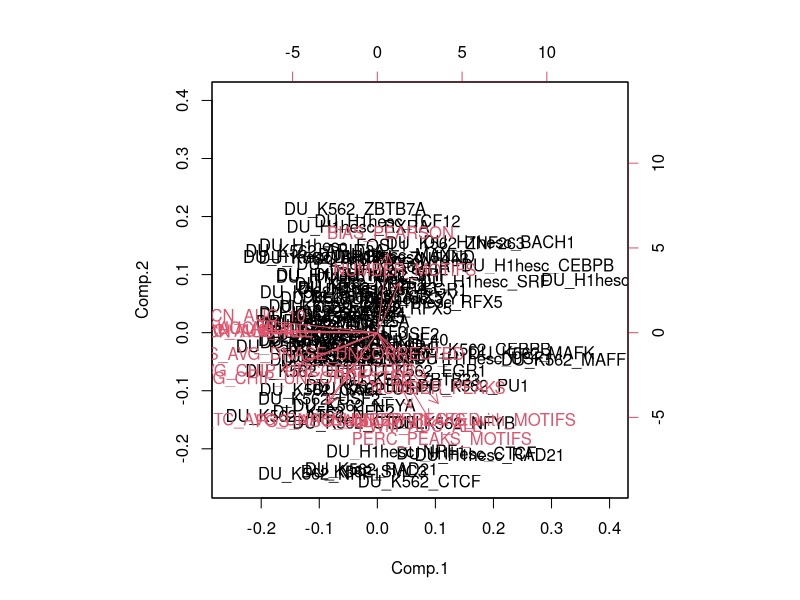
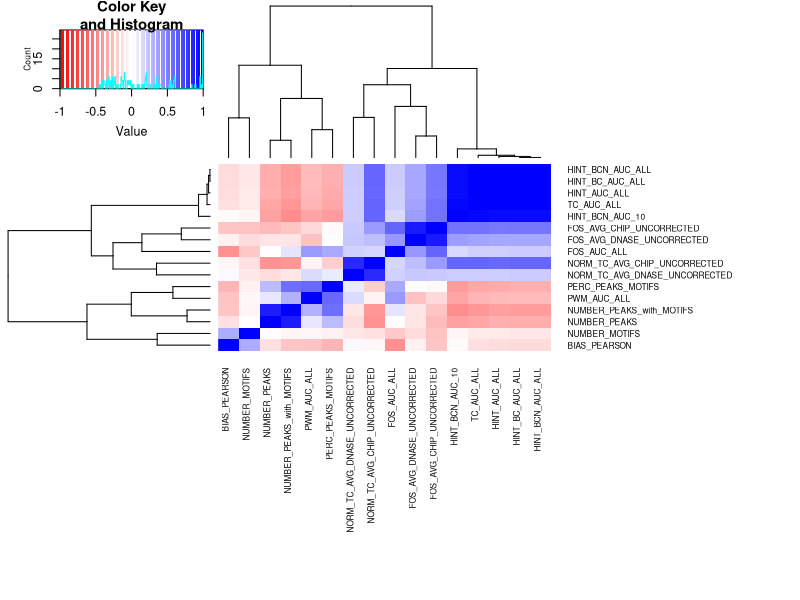
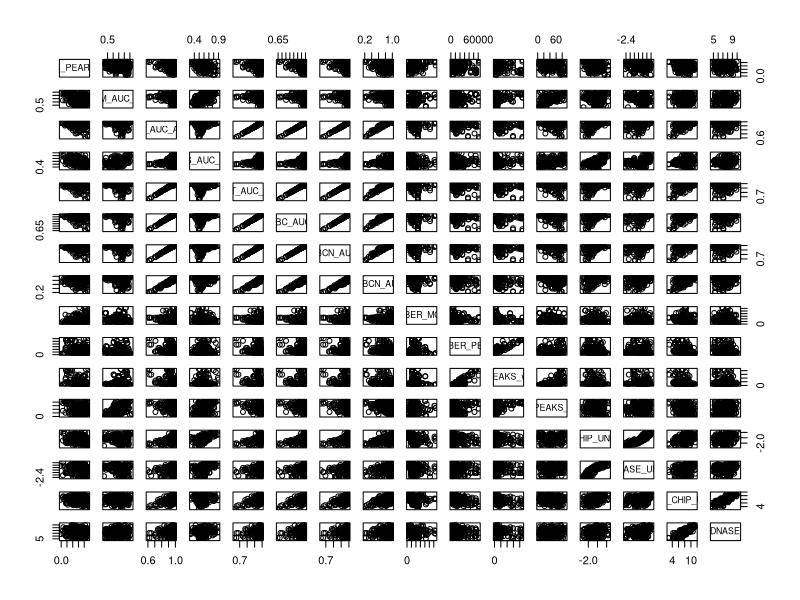
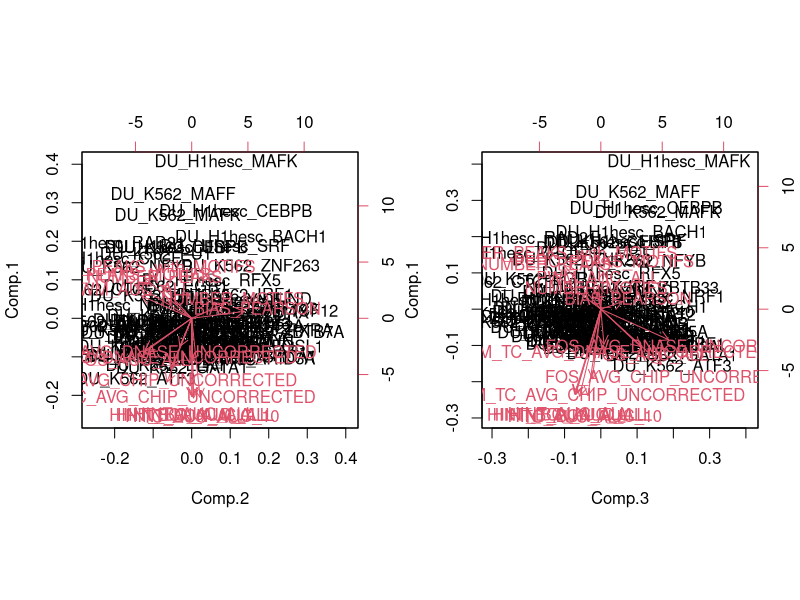
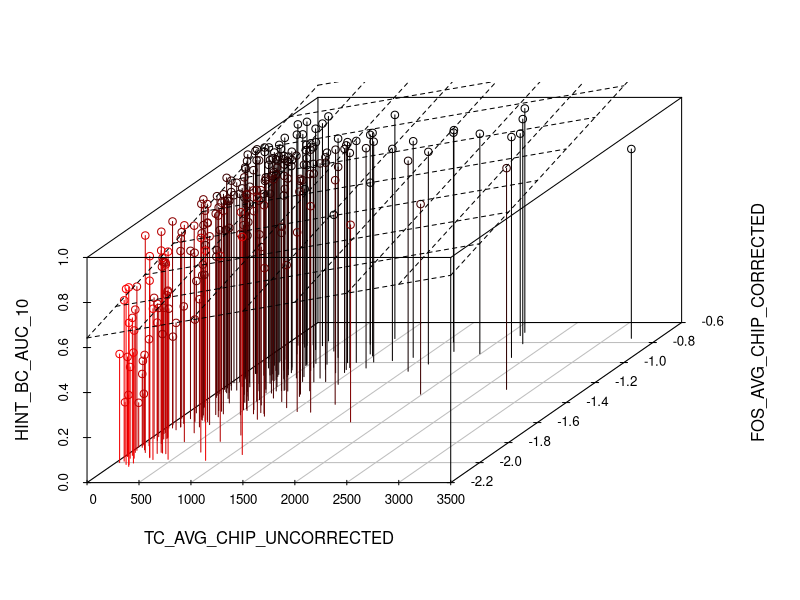

Source code (R) for these figures, in order: (Note: this script raises an error after producing the figures.)
library(gplots)
library(scatterplot3d)
library(rpart)


d=read.table("table_changed.csv",header=TRUE)

#d$log(d[,13]+min(d[,13])+1)
rownames(d)=paste0(d[,1],"_",d[,2],"_",d[,3])

#tranforming TC in log scale
d$NORM_TC_AVG_CHIP_UNCORRECTED=log2(d$NORM_TC_AVG_CHIP_UNCORRECTED+1)
d$NORM_TC_AVG_DNASE_UNCORRECTED=log2(d$NORM_TC_AVG_DNASE_UNCORRECTED+1)
d$NORM_TC_AVG_CHIP_UNCORRECTED=log2(d$TC_AVG_CHIP_UNCORRECTED+1)
d$NORM_TC_AVG_DNASE_UNCORRECTED=log2(d$TC_AVG_DNASE_UNCORRECTED+1)

# selection with on AUC, NORM TC
sel=c(4,5,6,7,8,9,10,16,17,18,19,20,22,28,35,37)

#correlation and scatter plots

pdf("heatmap.pdf")
corr=cor(d[,sel],use="pairwise.complete.obs")
heatmap.2(corr,trace="none",col=redblue(256),margins=c(15,15),cexCol=0.6,cexRow=0.6)
dev.off()
pdf("scatter.pdf")
plot(d[,sel])
dev.off()

# PCA analysis

fit <- princomp(d[complete.cases(d),sel],cor=TRUE)
biplot(fit)

pdf("PCA.pdf")
par(mfrow=c(1,2))
biplot(fit,choices = c(2,1))
biplot(fit,choices = c(3,1))
dev.off()

# Association betwenn AUC, AVE. TC and AVE. FOS

d_sel=d[,c("HINT_BC_AUC_10","TC_AVG_CHIP_UNCORRECTED","FOS_AVG_CHIP_CORRECTED","NORM_TC_AVG_CHIP_UNCORRECTED")]

pdf("AUC_FOS_TC_chip.pdf")
sp=scatterplot3d(d_sel[,c(2,3,1)],highlight.3d=TRUE,  type="h")
fit <- lm(HINT_BC_AUC_10 ~ TC_AVG_CHIP_UNCORRECTED + FOS_AVG_CHIP_UNCORRECTED,d) 
sp$plane3d(fit)
dev.off()

# joint TC and FOS statistic and rankings (chip evidence)
d_sel_n=data.frame(scale(d_sel))
d_sel$ranking =  d_sel$"NORM_TC_AVG_CHIP_UNCORRECTED" + d_sel$"FOS_AVG_CHIP_CORRECTED"

cor(d_sel,use="pairwise.complete.obs")
d_sel$FOS_RANKING=rank(d_sel$"FOS_AVG_CHIP_CORRECTED")
d_sel$TC_RANKING=rank(d_sel$"NORM_TC_AVG_CHIP_UNCORRECTED")
d_sel$RANKING_RANKING=rank(d_sel$"ranking")
d_sel$AUC_RANKING=rank(d_sel$"HINT_BC_AUC_10")


# joint TC and FOS statistic and rankings (DHS evidence)

d_sel_dnase=d[,c("HINT_BC_AUC","NORM_TC_AVG_FP_UNCORRECTED","FOS_AVG_DNASE_CORRECTED")]

pdf("AUC_FOS_TC_dnase.pdf")
sp=scatterplot3d(d_sel_dnase[,c(2,3,1)],highlight.3d=TRUE,  type="h")
fit <- lm(HINT_BC_AUC_10 ~ TC_AVG_DNASE_UNCORRECTED + FOS_AVG_DNASE_CORRECTED,d) 
sp$plane3d(fit)
dev.off()

d_sel_dnase_n=data.frame(scale(d_sel_dnase))
d_sel_dnase$ranking = d_sel_dnase_n$"NORM_TC_AVG_FP_UNCORRECTED" + d_sel_dnase_n$"FOS_AVG_DNASE_CORRECTED"
cor(d_sel_dnase,use="pairwise.complete.obs")


# rankings

d_sel_dnase$FOS_RANKING=rank(d_sel_dnase$"FOS_AVG_DNASE_CORRECTED")
d_sel_dnase$TC_RANKING=rank(d_sel_dnase$"NORM_TC_AVG_DNASE_UNCORRECTED")
d_sel_dnase$RANKING_RANKING=rank(d_sel_dnase$"ranking")
d_sel_dnase$AUC_RANKING=rank(d_sel_dnase$"HINT_BC_AUC")
d_sel_dnase$AUC_RANKING_TC=rank(d$"TC_AUC_10")

# evaluation of AUC for lowest vs. highest FOS

lowest_fos_dnase=head(d_sel_dnase[order(d_sel_dnase$FOS_RANKING),],26)
lowest_fos=head(d_sel[order(d_sel$FOS_RANKING),],26)

high_fos_dnase=tail(d_sel_dnase[order(d_sel_dnase$FOS_RANKING),],26)
high_fos=tail(d_sel[order(d_sel$FOS_RANKING),],26)


pdf("AUC_lowest_fos.pdf")
boxplot(lowest_fos_dnase$HINT_BC_AUC_10,high_fos_dnase$HINT_BC_AUC_10,names=c("Lowest 10 Perc.","Highest 10 Perc"),ylab="HINT-BC AUC (10% FDR)",xlab="Protection Score")
dev.off()

fast=grep("_ER_|_AR_|_GR_",rownames(d))
med=grep("FOS",rownames(d))
low=grep("CTCF",rownames(d))
#med=grep("AP",rownames(d))

#pdf("dist_fos.pdf",paper="A4")

#plot(d_sel_dnase$FOS_AVG_DNASE_CORRECTED,d_sel_dnase$HINT_BC_AUC)
#text(d_sel_dnase$FOS_AVG_DNASE_CORRECTED,d_sel_dnase$HINT_BC_AUC,rownames(d),cex=0.8)
#text(d_sel_dnase$FOS_AVG_DNASE_CORRECTED[fast],d_sel_dnase$HINT_BC_AUC[fast],rownames(d[fast,]),cex=0.8,col="red")
#text(d_sel_dnase$FOS_AVG_DNASE_CORRECTED[low],d_sel_dnase$HINT_BC_AUC[low],rownames(d[low,]),cex=0.8,col="green")

plot(d$PROTECT_AVG_DNASE_CORRECTED,d_sel_dnase$HINT_BC_AUC_10)
text(d$PROTECT_AVG_DNASE_CORRECTED,d_sel_dnase$HINT_BC_AUC_10,rownames(d),cex=0.8)
text(d$PROTECT_AVG_DNASE_CORRECTED[fast],d_sel_dnase$HINT_BC_AUC_10[fast],rownames(d[fast,]),cex=0.8,col="red")
text(d$PROTECT_AVG_DNASE_CORRECTED[med],d_sel_dnase$HINT_BC_AUC_10[med],rownames(d[med,]),cex=0.8,col="blue")
text(d$PROTECT_AVG_DNASE_CORRECTED[low],d_sel_dnase$HINT_BC_AUC_10[low],rownames(d[low,]),cex=0.8,col="green")



dev.off()



pdf("dist.pdf",paper="A4")

par(mfrow=c(3,2))

plot(d_sel$NORM_TC_AVG_CHIP_UNCORRECTED,d_sel$HINT_BC_AUC_10)
text(d_sel$NORM_TC_AVG_CHIP_UNCORRECTED,d_sel$HINT_BC_AUC_10,rownames(d),cex=0.5)

plot(d_sel_dnase$NORM_TC_AVG_DNASE_UNCORRECTED,d_sel_dnase$HINT_BC_AUC_10)
text(d_sel_dnase$NORM_TC_AVG_DNASE_UNCORRECTED,d_sel_dnase$HINT_BC_AUC_10,rownames(d),cex=0.5)


plot(d_sel$FOS_AVG_CHIP_UNCORRECTED,d_sel$HINT_BC_AUC_10)
text(d_sel$FOS_AVG_CHIP_UNCORRECTED,d_sel$HINT_BC_AUC_10,rownames(d),cex=0.5)

plot(d_sel_dnase$FOS_AVG_DNASE_UNCORRECTED,d_sel_dnase$HINT_BC_AUC_10)
text(d_sel_dnase$FOS_AVG_DNASE_UNCORRECTED,d_sel_dnase$HINT_BC_AUC_10,rownames(d),cex=0.5)

plot(d_sel$ranking,d_sel$HINT_BC_AUC_10)
text(d_sel$ranking,d_sel$HINT_BC_AUC_10,rownames(d),cex=0.5)

plot(d_sel_dnase$ranking,d_sel_dnase$HINT_BC_AUC_10)
text(d_sel_dnase$ranking,d_sel_dnase$HINT_BC_AUC_10,rownames(d),cex=0.5)

	

dev.off()

pdf("dist_final.pdf",paper="A4")

plot(d_sel$ranking,d_sel$HINT_BC_AUC)
text(d_sel$ranking,d_sel$HINT_BC_AUC,rownames(d),cex=0.5)

dev.off()




#random forest / exploratory analysis (not used

fit <- rpart(HINT_BC_AUC_10~BIAS_PEARSON + NUMBER_PEAKS_with_MOTIFS + PERC_PEAKS_MOTIFS + NORM_TC_AVG_CHIP_UNCORRECTED + FOS_AVG_CHIP_UNCORRECTED + PROTECT_AVG_CHIP_UNCORRECTED + NORM_TC_AVG_CHIP_CORRECTED + FOS_AVG_CHIP_CORRECTED + PROTECT_AVG_CHIP_CORRECTED + NORM_TC_AVG_DNASE_UNCORRECTED + FOS_AVG_DNASE_UNCORRECTED + PROTECT_AVG_DNASE_UNCORRECTED + NORM_TC_AVG_DNASE_CORRECTED + FOS_AVG_DNASE_CORRECTED + PROTECT_AVG_DNASE_CORRECTED + MDC_UNCORRECTED + MDC_CORRECTED, method="anova", data=d)

fit <- rpart(HINT_BC_AUC_10~BIAS_PEARSON +  NORM_TC_AVG_FP_UNCORRECTED + FOS_AVG_FP_UNCORRECTED + PROTECT_AVG_FP_UNCORRECTED + NORM_TC_AVG_FP_CORRECTED + FOS_AVG_FP_CORRECTED + PROTECT_AVG_FP_CORRECTED + MDC_UNCORRECTED + MDC_CORRECTED, method="anova", data=d)


plot(fit, uniform=TRUE)
text(fit, use.n=TRUE, all=TRUE, cex=.8)

pfit<- prune(fit, cp=0.04)
plot(pfit, uniform=TRUE)
text(pfit, use.n=TRUE, all=TRUE, cex=.8)


sum(abs(residuals(fit)))/dim(d)[1]
sum(abs(residuals(pfit)))/dim(d)[1]



sp=scatterplot3d(d[,c("PROTECT_AVG_FP_CORRECTED","FOS_AVG_FP_CORRECTED","HINT_BC_AUC_10")],highlight.3d=TRUE,  type="h")
fit <- lm(HINT_BC_AUC_10 ~ PROTECT_AVG_FP_CORRECTED + FOS_AVG_FP_CORRECTED,d) 
sp$plane3d(fit)


d_n=data.frame(scale(d[,c("PROTECT_AVG_FP_CORRECTED","FOS_AVG_FP_CORRECTED")]))
d$ranking_new = d_n$"PROTECT_AVG_FP_CORRECTED" + d_n$"FOS_AVG_FP_CORRECTED"
#d$ranking_new = predict(fit)


fast=grep("_ER_|_AR_|_GR_",rownames(d))
med=grep("FOS",rownames(d))
low=grep("CTCF",rownames(d))
#med=grep("AP",rownames(d))

#pdf("dist_fos.pdf",paper="A4")

#plot(d_sel_dnase$FOS_AVG_DNASE_CORRECTED,d_sel_dnase$HINT_BC_AUC)
#text(d_sel_dnase$FOS_AVG_DNASE_CORRECTED,d_sel_dnase$HINT_BC_AUC,rownames(d),cex=0.8)
#text(d_sel_dnase$FOS_AVG_DNASE_CORRECTED[fast],d_sel_dnase$HINT_BC_AUC[fast],rownames(d[fast,]),cex=0.8,col="red")
#text(d_sel_dnase$FOS_AVG_DNASE_CORRECTED[low],d_sel_dnase$HINT_BC_AUC[low],rownames(d[low,]),cex=0.8,col="green")


cor(d$ranking_new,d$HINT_BC_AUC_ALL,use="pairwise.complete.obs")
plot(d$ranking_new,d$HINT_BC_AUC_ALL)
text(d$ranking_new,d$HINT_BC_AUC_ALL,rownames(d),cex=0.5)
text(d$ranking_new[fast],d$HINT_BC_AUC_ALL[fast],rownames(d[fast,]),cex=0.8,col="red")
text(d$ranking_new[med],d$HINT_BC_AUC_ALL[med],rownames(d[med,]),cex=0.8,col="blue")
text(d$ranking_new[low],d$HINT_BC_AUC_ALL[low],rownames(d[low,]),cex=0.8,col="green")
